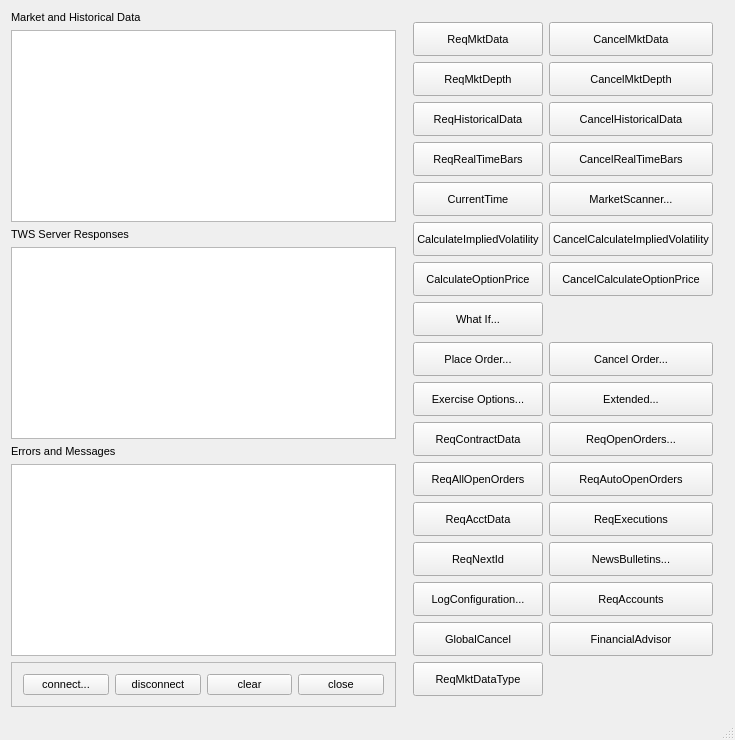
<?xml version="1.0" encoding="UTF-8"?>
<ui version="4.0">
 <class>MainWindow</class>
 <widget class="QMainWindow" name="MainWindow">
  <property name="geometry">
   <rect>
    <x>0</x>
    <y>0</y>
    <width>735</width>
    <height>740</height>
   </rect>
  </property>
  <property name="sizePolicy">
   <sizepolicy hsizetype="Preferred" vsizetype="Fixed">
    <horstretch>0</horstretch>
    <verstretch>0</verstretch>
   </sizepolicy>
  </property>
  <property name="windowTitle">
   <string>MainWindow</string>
  </property>
  <widget class="QWidget" name="centralWidget">
   <property name="sizePolicy">
    <sizepolicy hsizetype="Preferred" vsizetype="Fixed">
     <horstretch>0</horstretch>
     <verstretch>0</verstretch>
    </sizepolicy>
   </property>
   <layout class="QHBoxLayout" name="horizontalLayout_2">
    <item>
     <layout class="QVBoxLayout" name="verticalLayout">
      <item>
       <widget class="QLabel" name="label_3">
        <property name="font">
         <font>
          <pointsize>8</pointsize>
         </font>
        </property>
        <property name="text">
         <string>Market and Historical Data</string>
        </property>
       </widget>
      </item>
      <item>
       <widget class="QTextEdit" name="textEdit_3">
        <property name="font">
         <font>
          <pointsize>8</pointsize>
         </font>
        </property>
       </widget>
      </item>
      <item>
       <widget class="QLabel" name="label">
        <property name="font">
         <font>
          <pointsize>8</pointsize>
         </font>
        </property>
        <property name="text">
         <string>TWS Server Responses</string>
        </property>
       </widget>
      </item>
      <item>
       <widget class="QTextEdit" name="textEdit_2">
        <property name="font">
         <font>
          <pointsize>8</pointsize>
         </font>
        </property>
       </widget>
      </item>
      <item>
       <widget class="QLabel" name="label_2">
        <property name="font">
         <font>
          <pointsize>8</pointsize>
         </font>
        </property>
        <property name="text">
         <string>Errors and Messages</string>
        </property>
       </widget>
      </item>
      <item>
       <widget class="QTextEdit" name="textEdit">
        <property name="font">
         <font>
          <pointsize>8</pointsize>
         </font>
        </property>
       </widget>
      </item>
      <item>
       <widget class="QFrame" name="frame">
        <property name="frameShape">
         <enum>QFrame::StyledPanel</enum>
        </property>
        <property name="frameShadow">
         <enum>QFrame::Raised</enum>
        </property>
        <layout class="QHBoxLayout" name="horizontalLayout">
         <item>
          <widget class="QPushButton" name="connectButton">
           <property name="font">
            <font>
             <pointsize>8</pointsize>
            </font>
           </property>
           <property name="text">
            <string>connect...</string>
           </property>
          </widget>
         </item>
         <item>
          <widget class="QPushButton" name="pushButton_2">
           <property name="font">
            <font>
             <pointsize>8</pointsize>
            </font>
           </property>
           <property name="text">
            <string>disconnect</string>
           </property>
          </widget>
         </item>
         <item>
          <widget class="QPushButton" name="pushButton_3">
           <property name="font">
            <font>
             <pointsize>8</pointsize>
            </font>
           </property>
           <property name="text">
            <string>clear</string>
           </property>
          </widget>
         </item>
         <item>
          <widget class="QPushButton" name="pushButton_4">
           <property name="font">
            <font>
             <pointsize>8</pointsize>
            </font>
           </property>
           <property name="text">
            <string>close</string>
           </property>
          </widget>
         </item>
        </layout>
       </widget>
      </item>
     </layout>
    </item>
    <item>
     <widget class="QFrame" name="verticalFrame_4">
      <layout class="QGridLayout" name="gridLayout_3">
       <item row="3" column="0">
        <widget class="QPushButton" name="pushButton_78">
         <property name="sizePolicy">
          <sizepolicy hsizetype="Preferred" vsizetype="Preferred">
           <horstretch>0</horstretch>
           <verstretch>0</verstretch>
          </sizepolicy>
         </property>
         <property name="font">
          <font>
           <pointsize>8</pointsize>
          </font>
         </property>
         <property name="text">
          <string>ReqRealTimeBars</string>
         </property>
        </widget>
       </item>
       <item row="0" column="1">
        <widget class="QPushButton" name="pushButton_88">
         <property name="sizePolicy">
          <sizepolicy hsizetype="Preferred" vsizetype="Preferred">
           <horstretch>0</horstretch>
           <verstretch>0</verstretch>
          </sizepolicy>
         </property>
         <property name="font">
          <font>
           <pointsize>8</pointsize>
          </font>
         </property>
         <property name="text">
          <string>CancelMktData</string>
         </property>
        </widget>
       </item>
       <item row="7" column="0">
        <widget class="QPushButton" name="pushButton_86">
         <property name="sizePolicy">
          <sizepolicy hsizetype="Preferred" vsizetype="Preferred">
           <horstretch>0</horstretch>
           <verstretch>0</verstretch>
          </sizepolicy>
         </property>
         <property name="font">
          <font>
           <pointsize>8</pointsize>
          </font>
         </property>
         <property name="text">
          <string>What If...</string>
         </property>
        </widget>
       </item>
       <item row="13" column="0">
        <widget class="QPushButton" name="pushButton_96">
         <property name="sizePolicy">
          <sizepolicy hsizetype="Preferred" vsizetype="Preferred">
           <horstretch>0</horstretch>
           <verstretch>0</verstretch>
          </sizepolicy>
         </property>
         <property name="font">
          <font>
           <pointsize>8</pointsize>
          </font>
         </property>
         <property name="text">
          <string>ReqAllOpenOrders</string>
         </property>
        </widget>
       </item>
       <item row="5" column="0">
        <widget class="QPushButton" name="pushButton_73">
         <property name="sizePolicy">
          <sizepolicy hsizetype="Preferred" vsizetype="Preferred">
           <horstretch>0</horstretch>
           <verstretch>0</verstretch>
          </sizepolicy>
         </property>
         <property name="font">
          <font>
           <pointsize>8</pointsize>
          </font>
         </property>
         <property name="text">
          <string>CalculateImpliedVolatility</string>
         </property>
        </widget>
       </item>
       <item row="6" column="0">
        <widget class="QPushButton" name="pushButton_79">
         <property name="sizePolicy">
          <sizepolicy hsizetype="Preferred" vsizetype="Preferred">
           <horstretch>0</horstretch>
           <verstretch>0</verstretch>
          </sizepolicy>
         </property>
         <property name="font">
          <font>
           <pointsize>8</pointsize>
          </font>
         </property>
         <property name="text">
          <string>CalculateOptionPrice</string>
         </property>
        </widget>
       </item>
       <item row="6" column="1">
        <widget class="QPushButton" name="pushButton_83">
         <property name="sizePolicy">
          <sizepolicy hsizetype="Preferred" vsizetype="Preferred">
           <horstretch>0</horstretch>
           <verstretch>0</verstretch>
          </sizepolicy>
         </property>
         <property name="font">
          <font>
           <pointsize>8</pointsize>
          </font>
         </property>
         <property name="text">
          <string>CancelCalculateOptionPrice</string>
         </property>
        </widget>
       </item>
       <item row="2" column="1">
        <widget class="QPushButton" name="pushButton_70">
         <property name="sizePolicy">
          <sizepolicy hsizetype="Preferred" vsizetype="Preferred">
           <horstretch>0</horstretch>
           <verstretch>0</verstretch>
          </sizepolicy>
         </property>
         <property name="font">
          <font>
           <pointsize>8</pointsize>
          </font>
         </property>
         <property name="text">
          <string>CancelHistoricalData</string>
         </property>
        </widget>
       </item>
       <item row="4" column="1">
        <widget class="QPushButton" name="pushButton_82">
         <property name="sizePolicy">
          <sizepolicy hsizetype="Preferred" vsizetype="Preferred">
           <horstretch>0</horstretch>
           <verstretch>0</verstretch>
          </sizepolicy>
         </property>
         <property name="font">
          <font>
           <pointsize>8</pointsize>
          </font>
         </property>
         <property name="text">
          <string>MarketScanner...</string>
         </property>
        </widget>
       </item>
       <item row="31" column="0">
        <widget class="QPushButton" name="pushButton_90">
         <property name="sizePolicy">
          <sizepolicy hsizetype="Preferred" vsizetype="Preferred">
           <horstretch>0</horstretch>
           <verstretch>0</verstretch>
          </sizepolicy>
         </property>
         <property name="font">
          <font>
           <pointsize>8</pointsize>
          </font>
         </property>
         <property name="text">
          <string>ReqMktDataType</string>
         </property>
        </widget>
       </item>
       <item row="9" column="0">
        <widget class="QPushButton" name="pushButton_94">
         <property name="sizePolicy">
          <sizepolicy hsizetype="Preferred" vsizetype="Preferred">
           <horstretch>0</horstretch>
           <verstretch>0</verstretch>
          </sizepolicy>
         </property>
         <property name="font">
          <font>
           <pointsize>8</pointsize>
          </font>
         </property>
         <property name="text">
          <string>Exercise Options...</string>
         </property>
        </widget>
       </item>
       <item row="2" column="0">
        <widget class="QPushButton" name="pushButton_80">
         <property name="sizePolicy">
          <sizepolicy hsizetype="Preferred" vsizetype="Preferred">
           <horstretch>0</horstretch>
           <verstretch>0</verstretch>
          </sizepolicy>
         </property>
         <property name="font">
          <font>
           <pointsize>8</pointsize>
          </font>
         </property>
         <property name="text">
          <string>ReqHistoricalData</string>
         </property>
        </widget>
       </item>
       <item row="5" column="1">
        <widget class="QPushButton" name="pushButton_76">
         <property name="sizePolicy">
          <sizepolicy hsizetype="Preferred" vsizetype="Preferred">
           <horstretch>0</horstretch>
           <verstretch>0</verstretch>
          </sizepolicy>
         </property>
         <property name="font">
          <font>
           <pointsize>8</pointsize>
          </font>
         </property>
         <property name="text">
          <string>CancelCalculateImpliedVolatility</string>
         </property>
        </widget>
       </item>
       <item row="1" column="1">
        <widget class="QPushButton" name="pushButton_74">
         <property name="sizePolicy">
          <sizepolicy hsizetype="Preferred" vsizetype="Preferred">
           <horstretch>0</horstretch>
           <verstretch>0</verstretch>
          </sizepolicy>
         </property>
         <property name="font">
          <font>
           <pointsize>8</pointsize>
          </font>
         </property>
         <property name="text">
          <string>CancelMktDepth</string>
         </property>
        </widget>
       </item>
       <item row="11" column="1">
        <widget class="QPushButton" name="pushButton_77">
         <property name="sizePolicy">
          <sizepolicy hsizetype="Preferred" vsizetype="Preferred">
           <horstretch>0</horstretch>
           <verstretch>0</verstretch>
          </sizepolicy>
         </property>
         <property name="font">
          <font>
           <pointsize>8</pointsize>
          </font>
         </property>
         <property name="text">
          <string>ReqOpenOrders...</string>
         </property>
        </widget>
       </item>
       <item row="9" column="1">
        <widget class="QPushButton" name="pushButton_93">
         <property name="sizePolicy">
          <sizepolicy hsizetype="Preferred" vsizetype="Preferred">
           <horstretch>0</horstretch>
           <verstretch>0</verstretch>
          </sizepolicy>
         </property>
         <property name="font">
          <font>
           <pointsize>8</pointsize>
          </font>
         </property>
         <property name="text">
          <string>Extended...</string>
         </property>
        </widget>
       </item>
       <item row="3" column="1">
        <widget class="QPushButton" name="pushButton_81">
         <property name="sizePolicy">
          <sizepolicy hsizetype="Preferred" vsizetype="Preferred">
           <horstretch>0</horstretch>
           <verstretch>0</verstretch>
          </sizepolicy>
         </property>
         <property name="font">
          <font>
           <pointsize>8</pointsize>
          </font>
         </property>
         <property name="text">
          <string>CancelRealTimeBars</string>
         </property>
        </widget>
       </item>
       <item row="1" column="0">
        <widget class="QPushButton" name="pushButton_84">
         <property name="sizePolicy">
          <sizepolicy hsizetype="Preferred" vsizetype="Preferred">
           <horstretch>0</horstretch>
           <verstretch>0</verstretch>
          </sizepolicy>
         </property>
         <property name="font">
          <font>
           <pointsize>8</pointsize>
          </font>
         </property>
         <property name="text">
          <string>ReqMktDepth</string>
         </property>
        </widget>
       </item>
       <item row="8" column="0">
        <widget class="QPushButton" name="pushButton_72">
         <property name="sizePolicy">
          <sizepolicy hsizetype="Preferred" vsizetype="Preferred">
           <horstretch>0</horstretch>
           <verstretch>0</verstretch>
          </sizepolicy>
         </property>
         <property name="font">
          <font>
           <pointsize>8</pointsize>
          </font>
         </property>
         <property name="text">
          <string>Place Order...</string>
         </property>
        </widget>
       </item>
       <item row="8" column="1">
        <widget class="QPushButton" name="pushButton_66">
         <property name="sizePolicy">
          <sizepolicy hsizetype="Preferred" vsizetype="Preferred">
           <horstretch>0</horstretch>
           <verstretch>0</verstretch>
          </sizepolicy>
         </property>
         <property name="font">
          <font>
           <pointsize>8</pointsize>
          </font>
         </property>
         <property name="text">
          <string>Cancel Order...</string>
         </property>
        </widget>
       </item>
       <item row="4" column="0">
        <widget class="QPushButton" name="pushButton_91">
         <property name="sizePolicy">
          <sizepolicy hsizetype="Preferred" vsizetype="Preferred">
           <horstretch>0</horstretch>
           <verstretch>0</verstretch>
          </sizepolicy>
         </property>
         <property name="font">
          <font>
           <pointsize>8</pointsize>
          </font>
         </property>
         <property name="text">
          <string>CurrentTime</string>
         </property>
        </widget>
       </item>
       <item row="13" column="1">
        <widget class="QPushButton" name="pushButton_95">
         <property name="sizePolicy">
          <sizepolicy hsizetype="Preferred" vsizetype="Preferred">
           <horstretch>0</horstretch>
           <verstretch>0</verstretch>
          </sizepolicy>
         </property>
         <property name="font">
          <font>
           <pointsize>8</pointsize>
          </font>
         </property>
         <property name="text">
          <string>ReqAutoOpenOrders</string>
         </property>
        </widget>
       </item>
       <item row="0" column="0">
        <widget class="QPushButton" name="pushButton_87">
         <property name="sizePolicy">
          <sizepolicy hsizetype="Preferred" vsizetype="Preferred">
           <horstretch>0</horstretch>
           <verstretch>0</verstretch>
          </sizepolicy>
         </property>
         <property name="font">
          <font>
           <pointsize>8</pointsize>
          </font>
         </property>
         <property name="text">
          <string>ReqMktData</string>
         </property>
        </widget>
       </item>
       <item row="11" column="0">
        <widget class="QPushButton" name="pushButton_85">
         <property name="sizePolicy">
          <sizepolicy hsizetype="Preferred" vsizetype="Preferred">
           <horstretch>0</horstretch>
           <verstretch>0</verstretch>
          </sizepolicy>
         </property>
         <property name="font">
          <font>
           <pointsize>8</pointsize>
          </font>
         </property>
         <property name="text">
          <string>ReqContractData</string>
         </property>
        </widget>
       </item>
       <item row="19" column="0">
        <widget class="QPushButton" name="pushButton_89">
         <property name="sizePolicy">
          <sizepolicy hsizetype="Preferred" vsizetype="Preferred">
           <horstretch>0</horstretch>
           <verstretch>0</verstretch>
          </sizepolicy>
         </property>
         <property name="font">
          <font>
           <pointsize>8</pointsize>
          </font>
         </property>
         <property name="text">
          <string>ReqAcctData</string>
         </property>
        </widget>
       </item>
       <item row="19" column="1">
        <widget class="QPushButton" name="pushButton_71">
         <property name="sizePolicy">
          <sizepolicy hsizetype="Preferred" vsizetype="Preferred">
           <horstretch>0</horstretch>
           <verstretch>0</verstretch>
          </sizepolicy>
         </property>
         <property name="font">
          <font>
           <pointsize>8</pointsize>
          </font>
         </property>
         <property name="text">
          <string>ReqExecutions</string>
         </property>
        </widget>
       </item>
       <item row="21" column="0">
        <widget class="QPushButton" name="pushButton_34">
         <property name="sizePolicy">
          <sizepolicy hsizetype="Preferred" vsizetype="Preferred">
           <horstretch>0</horstretch>
           <verstretch>0</verstretch>
          </sizepolicy>
         </property>
         <property name="font">
          <font>
           <pointsize>8</pointsize>
          </font>
         </property>
         <property name="text">
          <string>ReqNextId</string>
         </property>
        </widget>
       </item>
       <item row="21" column="1">
        <widget class="QPushButton" name="pushButton_69">
         <property name="sizePolicy">
          <sizepolicy hsizetype="Preferred" vsizetype="Preferred">
           <horstretch>0</horstretch>
           <verstretch>0</verstretch>
          </sizepolicy>
         </property>
         <property name="font">
          <font>
           <pointsize>8</pointsize>
          </font>
         </property>
         <property name="text">
          <string>NewsBulletins...</string>
         </property>
        </widget>
       </item>
       <item row="22" column="0">
        <widget class="QPushButton" name="pushButton_67">
         <property name="sizePolicy">
          <sizepolicy hsizetype="Preferred" vsizetype="Preferred">
           <horstretch>0</horstretch>
           <verstretch>0</verstretch>
          </sizepolicy>
         </property>
         <property name="font">
          <font>
           <pointsize>8</pointsize>
          </font>
         </property>
         <property name="text">
          <string>LogConfiguration...</string>
         </property>
        </widget>
       </item>
       <item row="22" column="1">
        <widget class="QPushButton" name="pushButton_75">
         <property name="sizePolicy">
          <sizepolicy hsizetype="Preferred" vsizetype="Preferred">
           <horstretch>0</horstretch>
           <verstretch>0</verstretch>
          </sizepolicy>
         </property>
         <property name="font">
          <font>
           <pointsize>8</pointsize>
          </font>
         </property>
         <property name="text">
          <string>ReqAccounts</string>
         </property>
        </widget>
       </item>
       <item row="23" column="1">
        <widget class="QPushButton" name="pushButton_92">
         <property name="sizePolicy">
          <sizepolicy hsizetype="Preferred" vsizetype="Preferred">
           <horstretch>0</horstretch>
           <verstretch>0</verstretch>
          </sizepolicy>
         </property>
         <property name="font">
          <font>
           <pointsize>8</pointsize>
          </font>
         </property>
         <property name="text">
          <string>FinancialAdvisor</string>
         </property>
        </widget>
       </item>
       <item row="23" column="0">
        <widget class="QPushButton" name="pushButton_68">
         <property name="sizePolicy">
          <sizepolicy hsizetype="Preferred" vsizetype="Preferred">
           <horstretch>0</horstretch>
           <verstretch>0</verstretch>
          </sizepolicy>
         </property>
         <property name="font">
          <font>
           <pointsize>8</pointsize>
          </font>
         </property>
         <property name="text">
          <string>GlobalCancel</string>
         </property>
        </widget>
       </item>
      </layout>
     </widget>
    </item>
   </layout>
  </widget>
  <widget class="QStatusBar" name="statusBar"/>
 </widget>
 <layoutdefault spacing="6" margin="11"/>
 <resources/>
 <connections>
  <connection>
   <sender>connectButton</sender>
   <signal>clicked()</signal>
   <receiver>MainWindow</receiver>
   <slot>onConnect()</slot>
   <hints>
    <hint type="sourcelabel">
     <x>65</x>
     <y>688</y>
    </hint>
    <hint type="destinationlabel">
     <x>367</x>
     <y>369</y>
    </hint>
   </hints>
  </connection>
 </connections>
 <slots>
  <slot>onConnect()</slot>
 </slots>
</ui>
